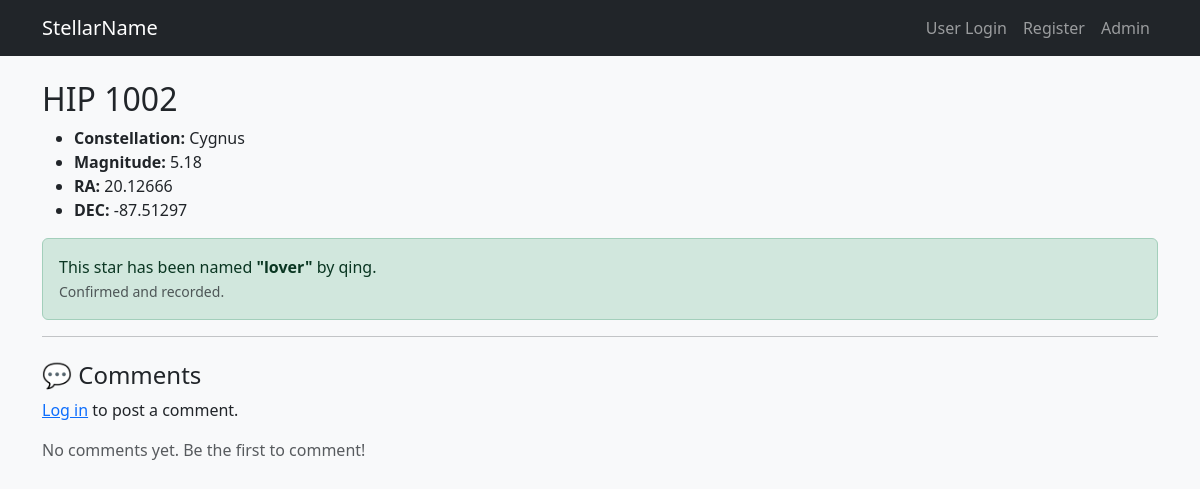
/star/7611/, run on the app's committed database.
### catalog/models.py (models this page shows, shortened)
class Star(models.Model):
    name = models.CharField(max_length=100)
    constellation = models.CharField(max_length=100)
    magnitude = models.FloatField()
    ra = models.FloatField(help_text="Right Ascension")
    dec = models.FloatField(help_text="Declination")

class Order(models.Model):
    STATUS_CHOICES = [
        ('pending', 'In Cart'),
        ('paid', 'Paid, Awaiting Confirmation'),
        ('confirmed', 'Confirmed & Named'),
    ]
    user = models.ForeignKey(User, on_delete=models.CASCADE)
    star = models.ForeignKey(Star, on_delete=models.CASCADE)
    name_given = models.CharField(max_length=100)
    price = models.DecimalField(max_digits=6, decimal_places=2, default=19.99)
    date_ordered = models.DateTimeField(auto_now_add=True)
    status = models.CharField(max_length=20, choices=STATUS_CHOICES, default='pending')

### catalog/views.py (the view)
# urls.py: path('star/<int:pk>/', views.star_detail, name='star_detail'),
def star_detail(request, pk):
    star = get_object_or_404(Star, pk=pk)
    confirmed_order = Order.objects.filter(star=star, status='confirmed').first()
    comments = star.comments.all().order_by('-created_at')
    if request.method == 'POST' and request.user.is_authenticated:
        comment_form = StarCommentForm(request.POST)
        if comment_form.is_valid():
            comment = comment_form.save(commit=False)
            comment.user = request.user
            comment.star = star
            comment.save()
            messages.success(request, "Your comment was posted.")
            return redirect('star_detail', pk=pk)
    else:
        comment_form = StarCommentForm()
    return render(request, 'catalog/star_detail.html', {
        'star': star,
        'confirmed_order': confirmed_order,
        'comments': comments,
        'comment_form': comment_form
    })

### catalog/templates/catalog/star_detail.html (shortened to what this page needs)
{% extends 'catalog/base.html' %}
{% block content %}
  <h2>{{ star.name }}</h2>
  <ul>
    <li><strong>Constellation:</strong> {{ star.constellation }}</li>
    <li><strong>Magnitude:</strong> {{ star.magnitude }}</li>
    <li><strong>RA:</strong> {{ star.ra }}</li>
    <li><strong>DEC:</strong> {{ star.dec }}</li>
  </ul>
  {% if confirmed_order %}
    <div class="alert alert-success">
      This star has been named <strong>"{{ confirmed_order.name_given }}"</strong> by {{ confirmed_order.user.username }}.<br>
      <small class="text-muted">Confirmed and recorded.</small>
    </div>
  {% endif %}
  <hr>
  <h4 class="mt-4">💬 Comments</h4>
  {% if user.is_authenticated %}
    <form method="post" class="mb-3">
      {% csrf_token %}
      {{ comment_form.as_p }}
      <button type="submit" class="btn btn-sm btn-primary">Post Comment</button>
    </form>
  {% else %}
    <p><a href="{% url 'login' %}?next={{ request.path }}">Log in</a> to post a comment.</p>
  {% endif %}
  {% for comment in comments %}
    <div class="border rounded p-2 mb-2">
      <strong>{{ comment.user.username }}</strong>
      <small class="text-muted">{{ comment.created_at|date:"Y-m-d H:i" }}</small>
      <p class="mb-0">{{ comment.content }}</p>
    </div>
  {% empty %}
    <p class="text-muted">No comments yet. Be the first to comment!</p>
  {% endfor %}
{% endblock %}

### data on the page
Star: name "HIP 1002", constellation "Cygnus", magnitude "5.18", ra "20.12666", dec "-87.51297"
Order: name_given "lover", user.username "qing"
